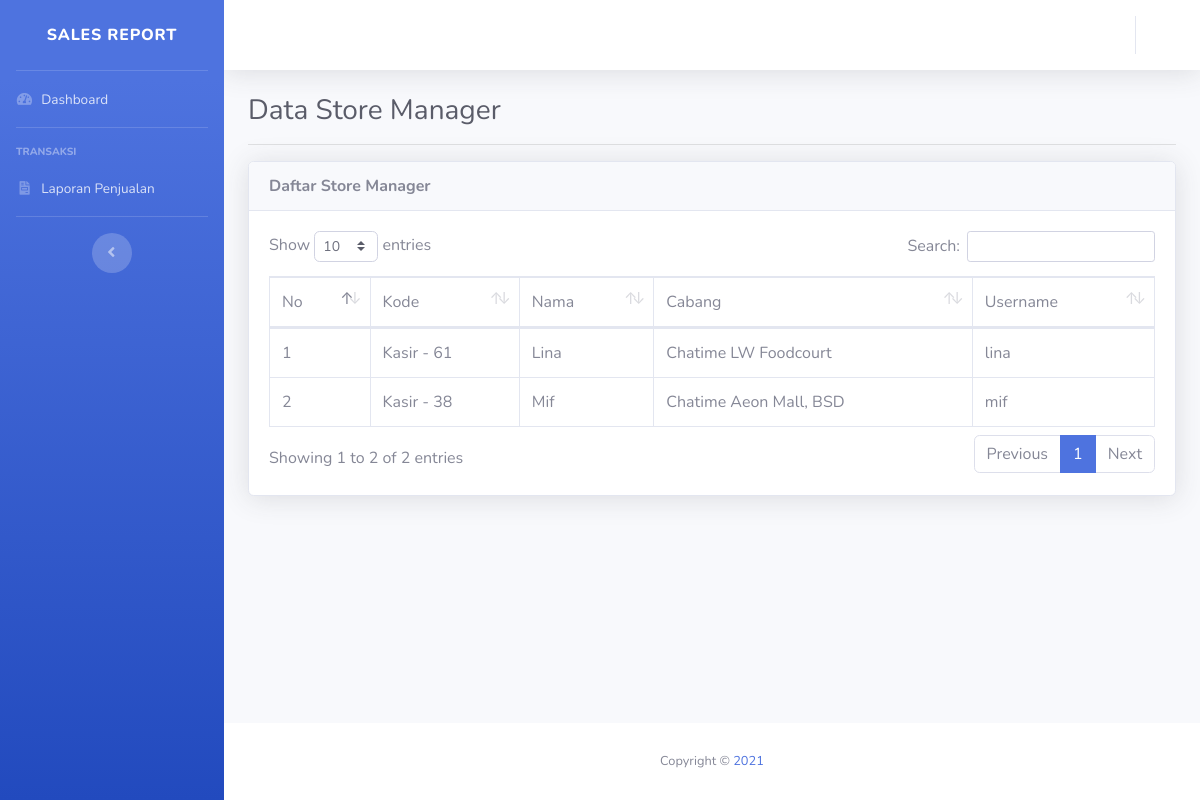
The page /index.php/store_manager on the database its author committed.
### tables this page shows
CREATE TABLE `store_manager` (
  `id` int(11) NOT NULL AUTO_INCREMENT,
  `kode` varchar(20) DEFAULT NULL,
  `nama` varchar(100) DEFAULT NULL,
  `id_cabang` int(11) NOT NULL,
  `username` varchar(20) DEFAULT NULL,
  `password` varchar(255) DEFAULT NULL,
  PRIMARY KEY (`id`)
);

CREATE TABLE `cabang` (
  `id_cabang` int(11) NOT NULL AUTO_INCREMENT,
  `kode_cabang` varchar(11) DEFAULT NULL,
  `nama_cabang` varchar(80) DEFAULT NULL,
  `telepon` varchar(15) DEFAULT NULL,
  `alamat` varchar(255) DEFAULT NULL,
  PRIMARY KEY (`id_cabang`)
);

### application/controllers/Store_manager.php (called while the page is built, shortened)
<?php
class Store_manager extends CI_Controller{
	public function __construct(){
		$this->data['aktif'] = 'store_manager';
		$this->load->model('M_store_manager', 'm_store_manager');
		$this->load->model('M_cabang', 'm_cabang');
	}
	public function index(){
		$this->data['title'] = 'Data Store Manager';
		$this->data['all_store_manager'] = $this->m_store_manager->lihat();
		$this->data['no'] = 1;
		$this->load->view('store_manager/lihat', $this->data);
	}
}

### index.php (called while the page is built, shortened)
<?php
require_once BASEPATH.'core/CodeIgniter.php';

### application/models/M_store_manager.php (called while the page is built, shortened)
<?php
class M_store_manager extends CI_Model{
	protected $_table = 'store_manager';
	public function lihat(){
		$this->db->join('cabang', 'cabang.id_cabang = store_manager.id_cabang');
		$query = $this->db->get($this->_table);
		return $query->result();
	}
}

### application/views/store_manager/lihat.php (the view, shortened to what this page needs)
<!DOCTYPE html>
<html lang="en">
<head>
</head>
<body id="page-top">
	<div id="wrapper">
		<div id="content-wrapper" class="d-flex flex-column">
			<div id="content" data-url="<?= base_url('store_manager') ?>">
				<div class="container-fluid">
				<div class="clearfix">
					<div class="float-left">
						<h1 class="h3 m-0 text-gray-800"><?= $title ?></h1>
					</div>
				</div>
				<hr>
				<div class="card shadow">
					<div class="card-header"><strong>Daftar Store Manager</strong></div>
					<div class="card-body">
						<div class="table-responsive">
							<table class="table table-bordered" id="dataTable" width="100%" cellspacing="0">
								<thead>
									<tr>
										<td>No</td>
										<td>Kode</td>
										<td>Nama</td>
										<td>Cabang</td>
										<td>Username</td>
									</tr>
								</thead>
								<tbody>
									<?php foreach ($all_store_manager as $store_manager): ?>
										<tr>
											<td><?= $no++ ?></td>
											<td><?= $store_manager->kode ?></td>
											<td><?= $store_manager->nama ?></td>
											<td><?= $store_manager->nama_cabang ?></td>
											<td><?= $store_manager->username ?></td>
										</tr>
									<?php endforeach ?>
								</tbody>
							</table>
						</div>
					</div>
				</div>
				</div>
			</div>
		</div>
	</div>
</body>
</html>

### rows shown on the page
store_manager: kode "Kasir - 61", nama "Lina", id_cabang.nama_cabang "Chatime LW Foodcourt", username "lina"
store_manager: kode "Kasir - 38", nama "Mif", id_cabang.nama_cabang "Chatime Aeon Mall, BSD", username "mif"

### other values the page prints
$title "Data Store Manager"
